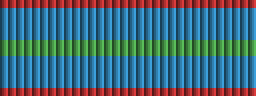

Below is a game level as drawn by its tile map, then a one-line description and the .tmx file that defines it, in full:
An orthogonal 32x12 tile map with 8x8 px tiles, 2 tile layers (frame00, frame00_pal), 2 tilesets.

<map version="1.10" tiledversion="1.10.2" orientation="orthogonal" renderorder="right-down" width="32" height="12" tilewidth="8" tileheight="8" infinite="0" nextlayerid="3" nextobjectid="1">
 <tileset firstgid="1" name="tiles" tilewidth="8" tileheight="8" tilecount="768" columns="16">
  <image source="tiles.png" width="128" height="384" />
 </tileset>
 <tileset firstgid="769" name="palettes" tilewidth="8" tileheight="8" tilecount="8" columns="8">
  <image source="../../screen/palettes.png" width="64" height="8" />
 </tileset>
 <layer id="1" name="frame00" width="32" height="12">
  <data encoding="csv">
637,637,637,637,637,637,637,637,637,637,637,637,637,637,637,637,637,637,637,637,637,637,637,637,637,637,637,637,637,637,637,637,
257,265,273,281,289,297,305,313,321,329,337,345,353,361,369,377,641,649,657,665,673,681,689,697,705,713,721,729,737,745,753,761,
258,266,274,282,290,298,306,314,322,330,338,346,354,362,370,378,642,650,658,666,674,682,690,698,706,714,722,730,738,746,754,762,
259,267,275,283,291,299,307,315,323,331,339,347,355,363,371,379,643,651,659,667,675,683,691,699,707,715,723,731,739,747,755,763,
260,268,276,284,292,300,308,316,324,332,340,348,356,364,372,380,644,652,660,668,676,684,692,700,708,716,724,732,740,748,756,764,
261,269,277,285,293,301,309,317,325,333,341,349,357,365,373,381,645,653,661,669,677,685,693,701,709,717,725,733,741,749,757,765,
1073742085,1073742093,1073742101,1073742109,1073742117,1073742125,1073742133,1073742141,1073742149,1073742157,1073742165,1073742173,1073742181,1073742189,1073742197,1073742205,1073742469,1073742477,1073742485,1073742493,1073742501,1073742509,1073742517,1073742525,1073742533,1073742541,1073742549,1073742557,1073742565,1073742573,1073742581,1073742589,
1073742084,1073742092,1073742100,1073742108,1073742116,1073742124,1073742132,1073742140,1073742148,1073742156,1073742164,1073742172,1073742180,1073742188,1073742196,1073742204,1073742468,1073742476,1073742484,1073742492,1073742500,1073742508,1073742516,1073742524,1073742532,1073742540,1073742548,1073742556,1073742564,1073742572,1073742580,1073742588,
1073742083,1073742091,1073742099,1073742107,1073742115,1073742123,1073742131,1073742139,1073742147,1073742155,1073742163,1073742171,1073742179,1073742187,1073742195,1073742203,1073742467,1073742475,1073742483,1073742491,1073742499,1073742507,1073742515,1073742523,1073742531,1073742539,1073742547,1073742555,1073742563,1073742571,1073742579,1073742587,
1073742082,1073742090,1073742098,1073742106,1073742114,1073742122,1073742130,1073742138,1073742146,1073742154,1073742162,1073742170,1073742178,1073742186,1073742194,1073742202,1073742466,1073742474,1073742482,1073742490,1073742498,1073742506,1073742514,1073742522,1073742530,1073742538,1073742546,1073742554,1073742562,1073742570,1073742578,1073742586,
1073742081,1073742089,1073742097,1073742105,1073742113,1073742121,1073742129,1073742137,1073742145,1073742153,1073742161,1073742169,1073742177,1073742185,1073742193,1073742201,1073742465,1073742473,1073742481,1073742489,1073742497,1073742505,1073742513,1073742521,1073742529,1073742537,1073742545,1073742553,1073742561,1073742569,1073742577,1073742585,
637,637,637,637,637,637,637,637,637,637,637,637,637,637,637,637,637,637,637,637,637,637,637,637,637,637,637,637,637,637,637,637
  </data>
 </layer>
 <layer id="2" name="frame00_pal" width="32" height="12">
  <data encoding="csv">
769,769,769,769,769,769,769,769,769,769,769,769,769,769,769,769,769,769,769,769,769,769,769,769,769,769,769,769,769,769,769,769,
770,770,770,770,770,770,770,770,770,770,770,770,770,770,770,770,770,770,770,770,770,770,770,770,770,770,770,770,770,770,770,770,
770,770,770,770,770,770,770,770,770,770,770,770,770,770,770,770,770,770,770,770,770,770,770,770,770,770,770,770,770,770,770,770,
770,770,770,770,770,770,770,770,770,770,770,770,770,770,770,770,770,770,770,770,770,770,770,770,770,770,770,770,770,770,770,770,
770,770,770,770,770,770,770,770,770,770,770,770,770,770,770,770,770,770,770,770,770,770,770,770,770,770,770,770,770,770,770,770,
771,771,771,771,771,771,771,771,771,771,771,771,771,771,771,771,771,771,771,771,771,771,771,771,771,771,771,771,771,771,771,771,
771,771,771,771,771,771,771,771,771,771,771,771,771,771,771,771,771,771,771,771,771,771,771,771,771,771,771,771,771,771,771,771,
770,770,770,770,770,770,770,770,770,770,770,770,770,770,770,770,770,770,770,770,770,770,770,770,770,770,770,770,770,770,770,770,
770,770,770,770,770,770,770,770,770,770,770,770,770,770,770,770,770,770,770,770,770,770,770,770,770,770,770,770,770,770,770,770,
770,770,770,770,770,770,770,770,770,770,770,770,770,770,770,770,770,770,770,770,770,770,770,770,770,770,770,770,770,770,770,770,
770,770,770,770,770,770,770,770,770,770,770,770,770,770,770,770,770,770,770,770,770,770,770,770,770,770,770,770,770,770,770,770,
769,769,769,769,769,769,769,769,769,769,769,769,769,769,769,769,769,769,769,769,769,769,769,769,769,769,769,769,769,769,769,769
  </data>
 </layer>
</map>
